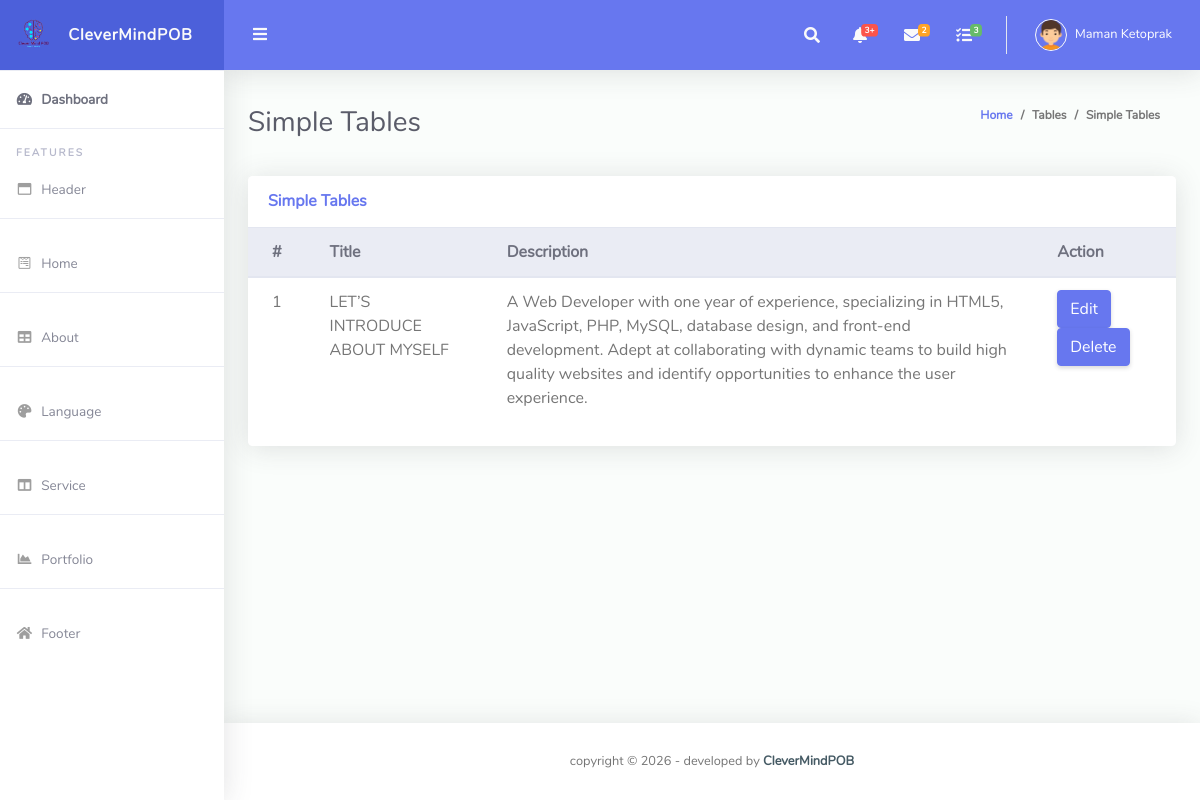
/ruang-admin/viewAbout.php, run on the app's committed database.
### tables this page shows
CREATE TABLE `about` (
  `id` int(250) NOT NULL,
  `title` varchar(250) NOT NULL,
  `description` varchar(500) NOT NULL
);

### ruang-admin/viewAbout.php (the view, shortened to what this page needs)
<?php
require_once("conn.php");
?>
<!DOCTYPE html>
<html lang="en">
<head>
  <link href="vendor/fontawesome-free/css/all.min.css" rel="stylesheet" type="text/css">
  <link href="vendor/bootstrap/css/bootstrap.min.css" rel="stylesheet" type="text/css">
  <link href="css/ruang-admin.min.css" rel="stylesheet">
</head>
<body id="page-top">
  <div id="wrapper">
    <ul class="navbar-nav sidebar sidebar-light accordion" id="accordionSidebar">
      <a class="sidebar-brand d-flex align-items-center justify-content-center" href="index.html">
        <div class="sidebar-brand-icon">
          <img src="img/logo/logo2.png">
        </div>
        <div class="sidebar-brand-text mx-3">CleverMindPOB</div>
      </a>
      <hr class="sidebar-divider my-0">
      <li class="nav-item active">
        <a class="nav-link" href="index.html">
          <i class="fas fa-fw fa-tachometer-alt"></i>
          <span>Dashboard</span></a>
      </li>
      <hr class="sidebar-divider">
      <div class="sidebar-heading">
        Features
      </div>
      <li class="nav-item">
        <a class="nav-link" href="viewHeader.php">
          <i class="far fa-fw fa-window-maximize"></i>
          <span>Header</span>
        </a>
      </li>
      <hr class="sidebar-divider">
      <li class="nav-item">
        <a class="nav-link" href="viewHome.php">
          <i class="fab fa-fw fa-wpforms"></i>
          <span>Home</span>
        </a>
      </li>
      <hr class="sidebar-divider">
      <li class="nav-item">
        <a class="nav-link " href="viewAbout.php">
          <i class="fas fa-fw fa-table"></i>
          <span>About</span>
        </a>
      </li>
      <hr class="sidebar-divider">
      <li class="nav-item">
        <a class="nav-link" href="viewUnderAbout.php">
          <i class="fas fa-fw fa-palette"></i>
          <span>Language</span>
        </a>
      </li>
      <hr class="sidebar-divider">
      <li class="nav-item">
        <a class="nav-link " href="viewService.php">
          <i class="fas fa-fw fa-columns"></i>
          <span>Service</span>
        </a>
      </li>
      <hr class="sidebar-divider">
      <li class="nav-item">
        <a class="nav-link" href="viewPortfolio.php">
          <i class="fas fa-fw fa-chart-area"></i>
          <span>Portfolio</span>
        </a>
      </li>
      <hr class="sidebar-divider">
      <li class="nav-item">
        <a class="nav-link " href="viewSocialmedia.php">
          <i class="fas fa-fw fa-home"></i>
          <span>Footer</span>
        </a>
      </li>
    </ul>
    <div id="content-wrapper" class="d-flex flex-column">
      <div id="content">
        <nav class="navbar navbar-expand navbar-light bg-navbar topbar mb-4 static-top">
          <button id="sidebarToggleTop" class="btn btn-link rounded-circle mr-3">
            <i class="fa fa-bars"></i>
          </button>
          <ul class="navbar-nav ml-auto">
            <li class="nav-item dropdown no-arrow">
              <a class="nav-link dropdown-toggle" href="#" id="searchDropdown" role="button" data-toggle="dropdown"
                aria-haspopup="true" aria-expanded="false">
                <i class="fas fa-search fa-fw"></i>
              </a>
            </li>
            <li class="nav-item dropdown no-arrow mx-1">
              <a class="nav-link dropdown-toggle" href="#" id="alertsDropdown" role="button" data-toggle="dropdown"
                aria-haspopup="true" aria-expanded="false">
                <i class="fas fa-bell fa-fw"></i>
                <span class="badge badge-danger badge-counter">3+</span>
              </a>
            </li>
            <li class="nav-item dropdown no-arrow mx-1">
              <a class="nav-link dropdown-toggle" href="#" id="messagesDropdown" role="button" data-toggle="dropdown"
                aria-haspopup="true" aria-expanded="false">
                <i class="fas fa-envelope fa-fw"></i>
                <span class="badge badge-warning badge-counter">2</span>
              </a>
            </li>
            <li class="nav-item dropdown no-arrow mx-1">
              <a class="nav-link dropdown-toggle" href="#" id="messagesDropdown" role="button" data-toggle="dropdown"
                aria-haspopup="true" aria-expanded="false">
                <i class="fas fa-tasks fa-fw"></i>
                <span class="badge badge-success badge-counter">3</span>
              </a>
            </li>
            <li class="nav-item dropdown no-arrow">
              <a class="nav-link dropdown-toggle" href="#" id="userDropdown" role="button" data-toggle="dropdown"
                aria-haspopup="true" aria-expanded="false">
                <img class="img-profile rounded-circle" src="img/boy.png" style="max-width: 60px">
                <span class="ml-2 d-none d-lg-inline text-white small">Maman Ketoprak</span>
              </a>
            </li>
          </ul>
        </nav>
        <div class="container-fluid" id="container-wrapper">
          <div class="d-sm-flex align-items-center justify-content-between mb-4">
            <h1 class="h3 mb-0 text-gray-800">Simple Tables</h1>
            <ol class="breadcrumb">
              <li class="breadcrumb-item"><a href="./">Home</a></li>
              <li class="breadcrumb-item">Tables</li>
              <li class="breadcrumb-item active" aria-current="page">Simple Tables</li>
            </ol>
          </div>
          <div class="row">
            <div class="col-lg-12 mb-4">
              <div class="card">
                <div class="card-header py-3 d-flex flex-row align-items-center justify-content-between">
                  <h6 class="m-0 font-weight-bold text-primary">Simple Tables</h6>
                </div>
                <div class="table-responsive">
                  <table class="table align-items-center table-flush">
                    <thead class="thead-light">
                         <th>
                            #
                         </th>
                          <th>
                          Title
                          </th>
                          <th>
                          Description
                          </th>
                          <th>
                            Action
                          </th>
                    </thead>
                    <tbody>
                    <?php
                      $sql = "SELECT * FROM about";
                                $result = mysqli_query($conn, $sql);
                                $countRow = mysqli_num_rows($result);
                                if ($countRow > 0) {
                                    $i = 1;
                                    while ($row = mysqli_fetch_assoc($result)) {
                                        echo "
                                        <tr>
                                        <td>{$i}</td>
                                        <td>{$row['title']}</td>
                                        <td>{$row['description']}</td>
                                        <td>
                                        <a href='./edit_about.php?edit={$row['id']}'>
                                        <button data-toggle='tooltip' title='Edit' class='btn btn-primary mr-2'>
                                        Edit
                                        </button>
                                        </a>
                                        <a href='./viewAbout.php?delete={$row['id']}'>
                                          <button data-toggle='tooltip' title='Trash' class='btn btn-primary mr-2'>
                                          Delete
                                          </button>
                                          </a>
                                        </td>
                                        </tr>
                                        ";
                                        $i++;
                                    }
                                }
                                ?>
                    </tbody>
                  </table>
                </div>
                <div class="card-footer"></div>
              </div>
            </div>
          </div>
        </div>
      </div>
      <footer class="sticky-footer bg-white">
        <div class="container my-auto">
          <div class="copyright text-center my-auto">
            <span>copyright &copy; <script> document.write(new Date().getFullYear()); </script> - developed by
              <b><a href="#" target="_blank">CleverMindPOB</a></b>
            </span>
          </div>
        </div>
      </footer>
    </div>
  </div>
</body>
</html>

### data on the page
about: title "LET’S INTRODUCE ABOUT MYSELF", description "A Web Developer with one year of experience, specializing in HTML5, JavaScript, PHP, MySQL, database design, and front-end development. Adept at collaborating with dynamic teams to build high quality websites and identify opportunities to enhance the user experience."
